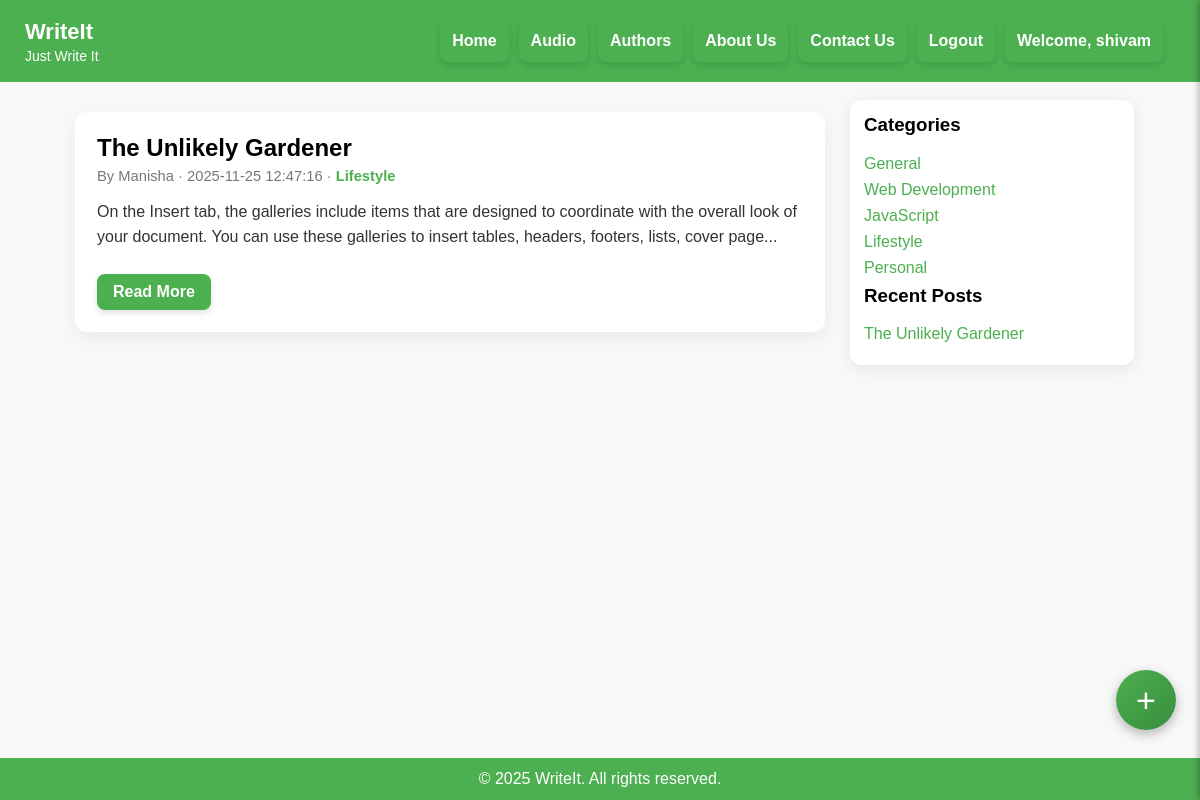
/index.php (signed in), run on the app's committed database.
### tables this page shows
CREATE TABLE IF NOT EXISTS `posts` (
  `id` int(11) NOT NULL AUTO_INCREMENT,
  `title` varchar(255) NOT NULL,
  `author` varchar(150) NOT NULL,
  `category` varchar(100) NOT NULL,
  `content` text NOT NULL,
  `date_created` varchar(50) NOT NULL,
  PRIMARY KEY (`id`)
);

### index.php (the view, shortened to what this page needs)
<?php
$host = "localhost";
$dbname = "blog_db";
$username = "root";
$password = "";
$posts = [];
try {
    $conn = new PDO("mysql:host=$host;dbname=$dbname;charset=utf8", $username, $password);
    $conn->setAttribute(PDO::ATTR_ERRMODE, PDO::ERRMODE_EXCEPTION);
    $stmt = $conn->prepare("SELECT id, title, author, category, date_created, content FROM posts ORDER BY id DESC");
    $stmt->execute();
    $posts = $stmt->fetchAll(PDO::FETCH_ASSOC);
} catch (PDOException $e) {
    die("Database Connection Error: " . $e->getMessage());
}
?>
<!DOCTYPE html>
<html lang="en">
<head>
</head>
<body>
<?php include "header.php" ?>
<div class="container">
  <main>
    <?php foreach ($posts as $post): ?>
      <article class="post">
        <h2><?= htmlspecialchars($post['title']) ?></h2>
        <div class="meta">
          By <?= htmlspecialchars($post['author']) ?> ·
          <?= htmlspecialchars($post['date_created']) ?>
          · <span style="color:#4CAF50; font-weight:600;"><?= htmlspecialchars($post['category']) ?></span>
        </div>
        <p><?= htmlspecialchars(substr($post['content'], 0, 200)) ?>...</p>
        <button class="read-more" onclick="location.href='post.php?id=<?= $post['id'] ?>'">
            Read More
        </button>
      </article>
    <?php endforeach; ?>
  </main>
  <aside class="sidebar">
    <h3>Categories</h3>
    <ul>
        <li><a href="#">General</a></li>
        <li><a href="#">Web Development</a></li>
        <li><a href="#">JavaScript</a></li>
        <li><a href="#">Lifestyle</a></li>
        <li><a href="#">Personal</a></li>
    </ul>
    <h3>Recent Posts</h3>
    <ul>
        <?php foreach ($posts as $p): ?>
            <li><a href="post.php?id=<?= $p['id'] ?>"><?= htmlspecialchars($p['title']) ?></a></li>
        <?php endforeach; ?>
    </ul>
  </aside>
</div>
<a href="create_post.php" class="add-post-link">+</a>
<footer>&copy; 2025 WriteIt. All rights reserved.</footer>
</body>
</html>

### index.php (style rules this page uses)
* { box-sizing: border-box; }
body { font-family: Arial, sans-serif; margin: 0; background: #f8f8f8; display: flex; flex-direction: column; min-height: 100vh; }
.container { display: flex; max-width: 1100px; margin: 18px auto; width: 100%; padding: 0 16px; gap: 16px; flex: 1; }
main { flex: 3; display: flex; flex-direction: column; align-items: center; }
.post { background: white; padding: 22px; margin: 12px 0; width: 750px; max-width: 100%; border-radius: 12px; box-shadow: 0 6px 18px rgba(0,0,0,0.06); transition: transform .15s ease; }
.post h2 { margin: 0 0 6px; font-size: 24px; }
.meta { color: #777; font-size: 0.92rem; margin-bottom: 12px; }
.post p { color: #333; line-height: 1.55; }
button.read-more { margin-top: 8px; background: #4CAF50; color: white; border: none; padding: 9px 16px; border-radius: 8px; cursor: pointer; font-weight: 600; box-shadow: 0 3px 6px rgba(0,0,0,0.12); }
.sidebar { flex: 1; background: white; padding: 14px; border-radius: 12px; box-shadow: 0 4px 15px rgba(0,0,0,0.08); height: fit-content; }
.sidebar h3 { margin-top: 0; }
.sidebar ul { list-style: none; padding: 0; margin: 0; }
.sidebar ul li { margin-bottom: 8px; }
.sidebar ul li a { color: #4CAF50; text-decoration: none; font-weight: 500; }
.add-post-link { position: fixed; bottom: 70px; right: 24px; background: linear-gradient(135deg, #4CAF50, #388E3C); color: white; border-radius: 50%; width: 60px; height: 60px; text-align: center; line-height: 60px; font-size: 34px; text-decoration: none; box-shadow: 0 4px 12px rgba(0,0,0,0.28); z-index: 1200; }
footer { background: #4CAF50; color: white; text-align: center; padding: 12px; width: 100%; }

### header.php (style rules this page uses)
button { background: #4CAF50; color: white; border: none; padding: 12px; border-radius: 8px; cursor: pointer; font-weight: 600; font-size: 16px; box-shadow: 0 3px 6px rgba(0, 0, 0, 0.12); transition: background 0.2s; }

### data on the page
posts: title "The Unlikely Gardener", author "Manisha", date_created "2025-11-25 12:47:16", category "Lifestyle", content "On the Insert tab, the galleries include items that are designed to coordinate with the overall look of your document. You can use these galleries to insert tables, headers, footers, lists, cover page"

### other printed values
$_SESSION['username'] "shivam"
